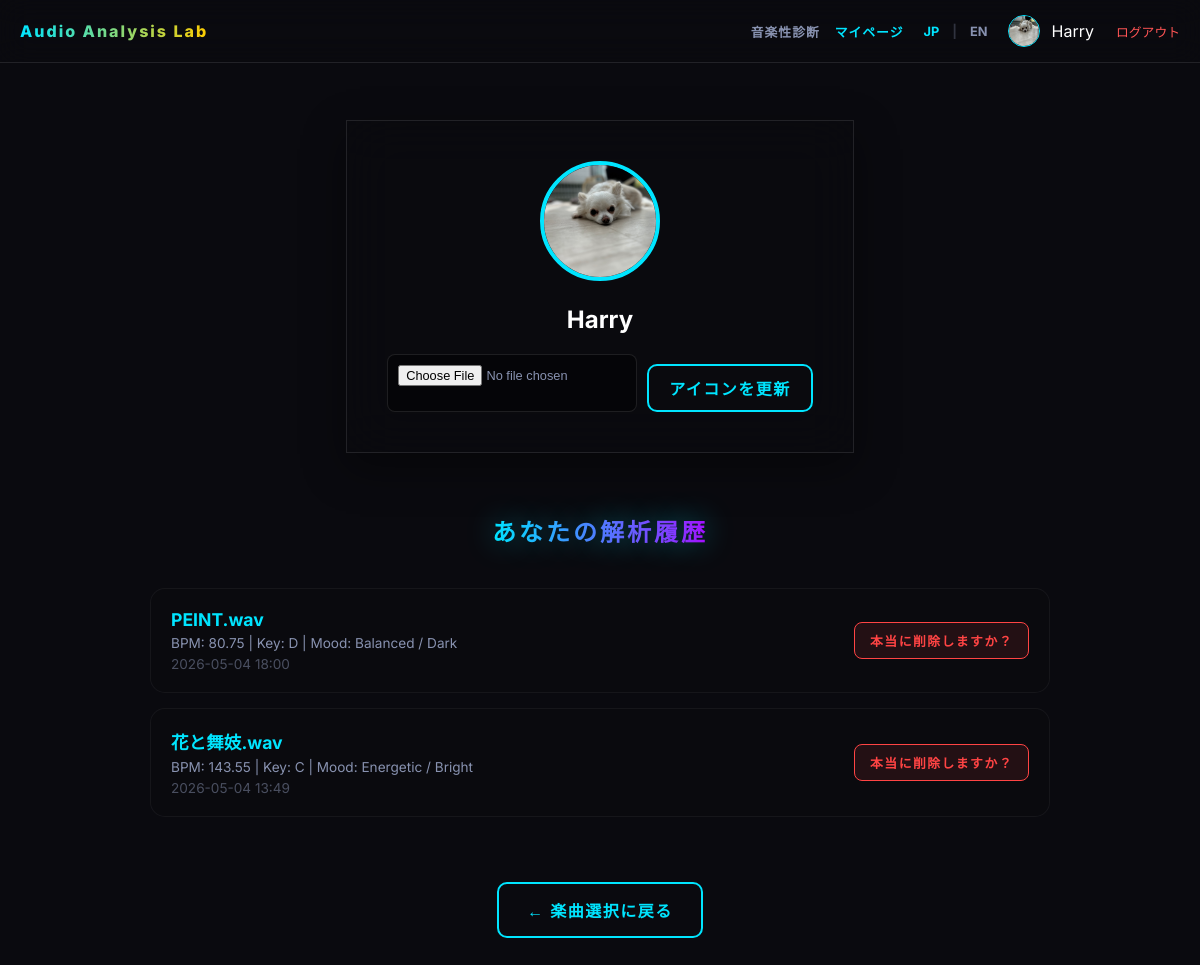
Page /mypage (signed in) on the committed database.
### app.py (models this page shows)
class User(Base):
    __tablename__ = "users"
    id = Column(Integer, primary_key=True, index=True)
    username = Column(String, unique=True, index=True)
    hashed_password = Column(String)
    icon_url = Column(String, default="https://api.dicebear.com/7.x/avataaars/svg?seed=default")

class Analysis(Base):
    __tablename__ = "analyses"
    id = Column(Integer, primary_key=True, index=True)
    user_id = Column(Integer, ForeignKey("users.id"))
    song_name = Column(String)
    bpm = Column(Float)
    key = Column(String)
    mood = Column(String)
    comment = Column(String)
    freq_balance = Column(String)
    created_at = Column(DateTime, default=datetime.datetime.utcnow)

### app.py (the view)
@app.get("/mypage")
async def mypage(request: Request, lang: Optional[str] = None, user=Depends(get_current_user), db: Session = Depends(get_db)):
    if not user:
        return RedirectResponse(url="/")
    current_lang = lang or request.cookies.get("lang", "ja")
    if current_lang not in TRANSLATIONS:
        current_lang = "ja"
    t = TRANSLATIONS[current_lang]
    history = db.query(Analysis).filter(Analysis.user_id == user.id).order_by(Analysis.created_at.desc()).all()
    return templates.TemplateResponse(request=request, name="mypage.html", context={"user": user, "t": t, "history": history})

### templates/mypage.html (shortened to what this page needs)
<!DOCTYPE html>
<html lang="{{ t.lang_code }}">
<head>
    <link rel="stylesheet" href="/static/css/style.css">
</head>
<body data-lang="{{ t.lang_code }}">
    <nav class="top-nav">
        <div class="nav-logo">
            <a href="/" style="text-decoration: none; color: inherit;">
                <span>Audio Analysis Lab</span>
            </a>
        </div>
        <div class="nav-right">
            <a href="/diagnosis" class="nav-link {% if request.url.path == '/diagnosis' %}active{% endif %}">{{ t.community_nav }}</a>
            {% if user %}
            <a href="/mypage" class="nav-link {% if request.url.path == '/mypage' %}active{% endif %}">{{ t.mypage_nav }}</a>
            {% endif %}
            <div class="lang-switcher">
                <a href="/set_lang/ja" class="{% if t.lang_code == 'ja' %}active{% endif %}">JP</a>
                <span>|</span>
                <a href="/set_lang/en" class="{% if t.lang_code == 'en' %}active{% endif %}">EN</a>
            </div>
            <div class="nav-user">
                {% if user %}
                <div class="user-info">
                    <img src="{{ user.icon_url }}" class="user-icon">
                    <span>{{ user.username }}</span>
                    <a href="/logout" class="logout-link">{{ t.logout }}</a>
                </div>
                {% else %}
                <button onclick="openAuth()" class="login-trigger">{{ t.login_btn }}</button>
                {% endif %}
            </div>
        </div>
    </nav>
    <div class="container community-page">
        <div class="glass-panel profile-card">
            <img src="{{ user.icon_url }}" alt="Profile">
            <h2 style="margin: 0;">{{ user.username }}</h2>
            <form action="/update_profile" method="post" enctype="multipart/form-data" class="icon-form">
                <input type="file" name="icon_file" accept="image/*" required>
                <button type="submit" class="secondary-btn" style="padding: 10px 20px;">{{ t.update_icon }}</button>
            </form>
        </div>
        <h2 class="title" style="font-size: 1.5rem;">{{ t.my_history }}</h2>
        <div class="history-list">
            {% for item in history %}
            <div class="history-item" id="analysis-{{ item.id }}">
                <div class="item-info">
                    <h3>{{ item.song_name }}</h3>
                    <p>BPM: {{ item.bpm }} | Key: {{ item.key }} | Mood: {{ item.mood }}</p>
                    <p style="opacity: 0.5;">{{ item.created_at.strftime("%Y-%m-%d %H:%M") }}</p>
                </div>
                <button class="delete-btn" onclick="deleteHistory({{ item.id }}, '{{ t.delete_confirm }}')">
                    {{ t.delete_confirm.split('?')[0] }}
                </button>
            </div>
            {% endfor %}
        </div>
        <div style="margin-top: 40px;">
            <button class="secondary-btn" onclick="location.href='/'">{{ t.back }}</button>
        </div>
    </div>
</body>
</html>

### static/css/style.css (style rules this page uses)
* { box-sizing: border-box; }
:root { --primary-color: #00e5ff; --bg-color: #0a0a0f; --panel-bg: rgba(10, 10, 15, 0.7); --text-main: #ffffff; --text-sub: #8892b0; }
body { margin: 0; padding: 0; background-color: var(--bg-color); color: var(--text-main); font-family: 'Inter', sans-serif; display: flex; justify-content: center; align-items: center; min-height: 100vh; overflow: hidden; }
.container { width: 100%; max-width: 1000px; padding: 20px; box-sizing: border-box; z-index: 10; }
.title { font-size: 3.5rem; font-weight: 700; letter-spacing: 3px; margin-bottom: 10px; text-shadow: 0 0 30px rgba(0, 229, 255, 0.4); background: linear-gradient(90deg, #00e5ff, #b200ff); -webkit-background-clip: text; -webkit-text-fill-color: transparent; }
select, button { font-family: 'Inter', sans-serif; font-size: 1rem; padding: 14px 28px; border-radius: 10px; border: none; outline: none; cursor: pointer; transition: all 0.3s ease; }
button { background: var(--primary-color); color: #000; font-weight: 700; text-transform: uppercase; letter-spacing: 1.5px; }
.secondary-btn { background: transparent !important; border: 2px solid var(--primary-color) !important; color: var(--primary-color) !important; }
.top-nav { position: fixed; top: 0; left: 0; width: 100%; padding: 15px 20px; display: flex; justify-content: space-between; align-items: center; background: rgba(10, 10, 15, 0.8); backdrop-filter: blur(15px); border-bottom: 1px solid rgba(255,255,255,0.1); z-index: 50; }
.nav-logo { display: flex; align-items: center; gap: 15px; font-weight: 800; letter-spacing: 2px; background: linear-gradient(90deg, #00e5ff, #FFCC00); -webkit-background-clip: text; -webkit-text-fill-color: transparent; }
.nav-right { display: flex; align-items: center; gap: 15px; }
.nav-link { text-decoration: none; color: var(--text-sub); font-size: 0.8rem; font-weight: bold; letter-spacing: 1px; transition: color 0.3s; }
.nav-link:hover, .nav-link.active { color: var(--primary-color); }
.lang-switcher { font-size: 0.8rem; font-weight: bold; color: var(--text-sub); }
.lang-switcher a { color: inherit; text-decoration: none; padding: 5px; transition: color 0.3s; }
.lang-switcher a.active { color: var(--primary-color); }
.lang-switcher span { opacity: 0.3; margin: 0 5px; }
.community-page { padding: 120px 40px 60px; width: 100%; max-width: 1200px; display: flex; flex-direction: column; align-items: center; }
.community-page .title { font-size: 2.5rem; margin-bottom: 40px; text-align: center; }
body:has(.community-page) { overflow: auto; }
.user-info { display: flex; align-items: center; gap: 12px; }
.user-icon { width: 32px; height: 32px; border-radius: 50%; border: 1px solid var(--primary-color); }
.logout-link { font-size: 0.8rem; color: #ff5555; text-decoration: none; margin-left: 10px; }
.secondary-btn { background: transparent; border: 1px solid var(--primary-color); color: var(--primary-color); margin-top: 10px; }
.glass-panel { background: var(--panel-bg); backdrop-filter: blur(25px); border: 1px solid rgba(255,255,255,0.1); box-shadow: 0 15px 40px rgba(0,0,0,0.4); }
.profile-card { margin-bottom: 40px; padding: 40px; text-align: center; }
.profile-card img { width: 120px; height: 120px; border-radius: 50%; border: 4px solid var(--primary-color); margin-bottom: 20px; object-fit: cover; }
.icon-form { display: flex; gap: 10px; justify-content: center; margin-top: 20px; }
.icon-form input[type="file"] { background: rgba(0,0,0,0.4); border: 1px solid rgba(255,255,255,0.1); color: var(--text-sub); padding: 10px; border-radius: 8px; width: 250px; font-size: 0.8rem; }
.history-list { width: 100%; max-width: 900px; }
.history-item { background: var(--panel-bg); border-radius: 15px; padding: 20px; margin-bottom: 15px; display: flex; justify-content: space-between; align-items: center; border: 1px solid rgba(255,255,255,0.05); transition: transform 0.2s; }
.item-info h3 { margin: 0; font-size: 1.1rem; color: var(--primary-color); }
.item-info p { margin: 5px 0 0; font-size: 0.85rem; color: var(--text-sub); }
.delete-btn { background: rgba(255, 68, 68, 0.1); color: #ff4444; border: 1px solid #ff4444; padding: 8px 15px; border-radius: 8px; font-size: 0.8rem; cursor: pointer; transition: all 0.3s; }

### rows in the picture
User: icon_url (picture), username "Harry"
Analysis: song_name "PEINT.wav", bpm "80.75", key "D", mood "Balanced / Dark", created_at "2026-05-04 18:00", delete_confirm "本当に削除しますか？"
Analysis: song_name "花と舞妓.wav", bpm "143.55", key "C", mood "Energetic / Bright", created_at "2026-05-04 13:49", delete_confirm "本当に削除しますか？"

### other values in the picture
{{ t.community_nav }} "音楽性診断"
{{ t.mypage_nav }} "マイページ"
{{ t.logout }} "ログアウト"
{{ t.update_icon }} "アイコンを更新"
{{ t.my_history }} "あなたの解析履歴"
{{ t.back }} "← 楽曲選択に戻る"
